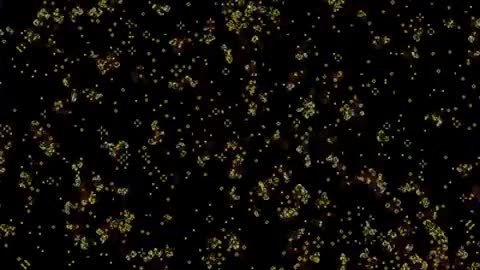
#> input picture server/samples/examples/ex-action.jpg, 480 x 270 px
$ python colour_transfer.py ../../../samples/examples/ex-action.jpg ../../../samples/examples/ex-anime-app.jpg 1.0 ../../../samples/examples/ex-anime-app.jpg
#> lines starting #> are read from the running program, lines starting #| are printed output that depends on the picture
#> in main, t is the input picture: PIL image 480x270 RGB; mean R, G, B 13.4, 11.2, 8
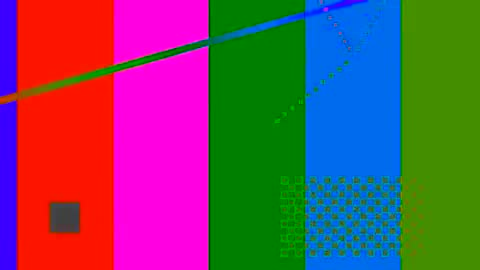
#> input picture server/samples/examples/ex-anime-app.jpg, 480 x 270 px
#> in main, r is the input picture: PIL image 480x270 RGB; mean R, G, B 111.5, 76.4, 95.6
#!/usr/bin/env python3
"""OpenSoul cloud colour match: target.png ref.png strength method  (in place). Reinhard transfer in CIE LAB (mean/std per channel),
the same maths as ComfyUI core ColorTransfer reinhard_lab; 'histogram' = per-channel CDF matching in RGB; mkl_lab falls back to reinhard_lab.
Result = target + strength · (transferred − target), strength 0.3–0.7 (validated by the tool)."""
import sys
import numpy as np
from PIL import Image, ImageCms

def lab(img):
    srgb = ImageCms.createProfile('sRGB'); labp = ImageCms.createProfile('LAB')
    return ImageCms.applyTransform(img, ImageCms.buildTransformFromOpenProfiles(srgb, labp, 'RGB', 'LAB')), ImageCms.buildTransformFromOpenProfiles(labp, srgb, 'LAB', 'RGB')

def reinhard(t, r):
    tl, back = lab(t); rl, _ = lab(r)
#> after `tl, back = lab(t)`: tl: PIL image 480x270 LAB; mean of channels 0, 1, 2 11.4, 36.4, 30.2
#> after `rl, _ = lab(r)`: rl: PIL image 480x270 LAB; mean of channels 0, 1, 2 128.3, 127.8, 115.5
    a = np.asarray(tl).astype(np.float64); b = np.asarray(rl).astype(np.float64)
#> after `a = np.asarray(tl).astype(np.float64)`: a: shape (270, 480, 3) float64; mean of channels 0, 1, 2 11.4, 36.4, 30.2
#> after `b = np.asarray(rl).astype(np.float64)`: b: shape (270, 480, 3) float64; mean of channels 0, 1, 2 128.3, 127.8, 115.5
    m1, s1 = a.reshape(-1, 3).mean(0), a.reshape(-1, 3).std(0) + 1e-6; m2, s2 = b.reshape(-1, 3).mean(0), b.reshape(-1, 3).std(0) + 1e-6
#> after `m1, s1 = (a.reshape(-1, 3).mean(0), a.reshape(-1, 3).std(0) + 1e-06)`: m1 = [11.43, 36.41, 30.21]; s1 = [26.4, 88.07, 79.03]
#> after `m2, s2 = (b.reshape(-1, 3).mean(0), b.reshape(-1, 3).std(0) + 1e-06)`: m2 = [128.3, 127.8, 115.5]; s2 = [17.34, 78.82, 72.32]
    out = np.clip((a - m1) / s1 * s2 + m2, 0, 255).astype(np.uint8)
#> out: shape (270, 480, 3); mean of channels 0, 1, 2 127.7, 118.1, 107.6
    return ImageCms.applyTransform(Image.fromarray(out, 'LAB'), back)
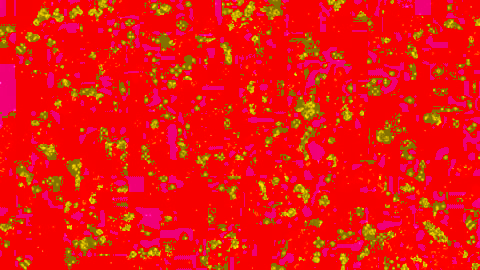
#> returned value: PIL image 480x270 RGB; mean R, G, B 235.9, 20.5, 13.2

def histogram(t, r):
    a = np.asarray(t); b = np.asarray(r); out = np.empty_like(a)
    for c in range(3):
        sv, si, sc = np.unique(a[..., c].ravel(), return_inverse=True, return_counts=True); rv, rc = np.unique(b[..., c].ravel(), return_counts=True)
        out[..., c] = np.interp(np.cumsum(sc) / a[..., c].size, np.cumsum(rc) / b[..., c].size, rv)[si].reshape(a.shape[:2])
    return Image.fromarray(out, 'RGB')

def main():
    tp, rp, s, method = sys.argv[1], sys.argv[2], float(sys.argv[3]), (sys.argv[4] if len(sys.argv) > 4 else 'reinhard_lab')
    if not 0.0 <= s <= 1.0: sys.exit('strength out of range')
    t = Image.open(tp).convert('RGB'); r = Image.open(rp).convert('RGB')
    x = histogram(t, r) if method == 'histogram' else reinhard(t, r)
    o = np.asarray(t).astype(np.float64); y = o + s * (np.asarray(x).astype(np.float64) - o)
    Image.fromarray(np.clip(y, 0, 255).astype(np.uint8), 'RGB').save(tp)

if __name__ == '__main__': main()
